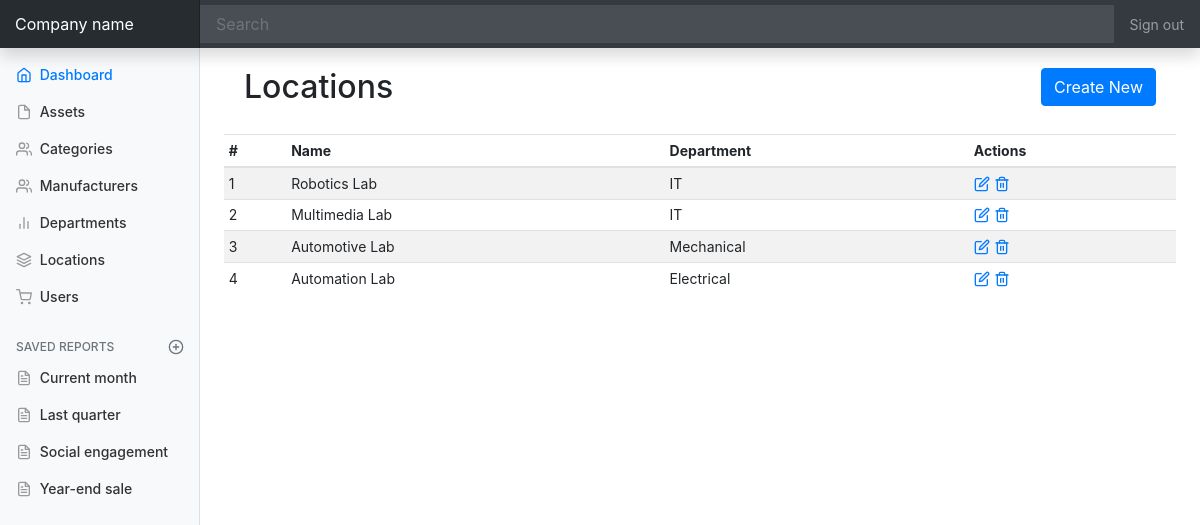
The page /locations on the database as committed earlier.
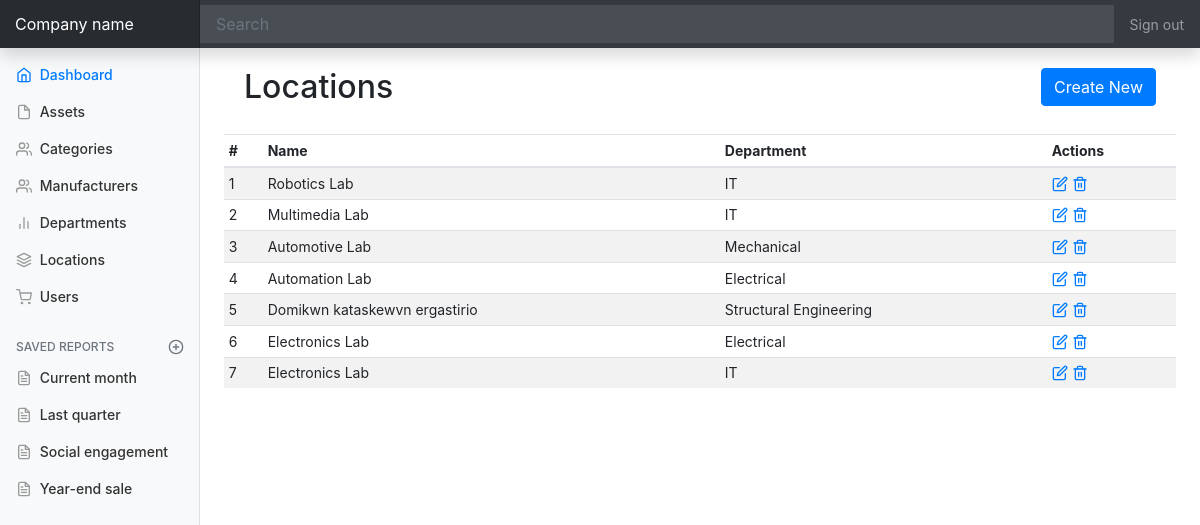
The same page on the database as committed later.
### app/models.py (models this page shows, shortened)
class Location(db.Model):
	id = db.Column(db.Integer, primary_key=True)
	name = db.Column(db.String(64))
	department_id = db.Column(db.Integer, db.ForeignKey('department.id'))
	assets = db.relationship('Asset', backref="location")

class Department(db.Model):
	id = db.Column(db.Integer, primary_key=True)
	name = db.Column(db.String(64), unique=True)
	locations = db.relationship('Location', backref="department")

### app/routes.py (the view)
@app.route('/locations')
def locations():
	locations = Location.query.all()
	return render_template('locations.html', title='Locations', locations=locations)

### app/templates/locations.html
{% extends "base.html" %}
{% block content %}
  <section style="padding:20px;">
    <h2 style="display:inline-flex;">Locations</h2>
    <a class="btn btn-primary float-right" href="locations/create">Create New</a>
  </section>
  <div class="table-responsive">
    <table class="table table-striped table-sm">
      <thead>
        <tr>
          <th>#</th>
          <th>Name</th>
          <th>Department</th>
          <th>Actions</th>
        </tr>
      </thead>
      <tbody>
      	{% for location in locations %}
        <tr>
          <td>{{ location.id }}</td>
          <td>{{ location.name }}</td>
          <td>{{ location.department.name }}</td>
          <td>
            <a href="#"><span data-feather="edit"></span></a>
            <a href="#"><span data-feather="trash-2"></span></a>
          </td>
        </tr>
        {% endfor %}
      </tbody>
    </table>
  </div>
{% endblock %}

### app/templates/base.html (shortened to what this page needs)
<!doctype html>
<html lang="en">
  <head>
    <link rel="stylesheet" href="https://stackpath.bootstrapcdn.com/bootstrap/4.1.3/css/bootstrap.min.css">
    <link href="{{ url_for('static', filename='dashboard.css') }}" rel="stylesheet">
  </head>
  <body>
    <nav class="navbar navbar-dark fixed-top bg-dark flex-md-nowrap p-0 shadow">
      <a class="navbar-brand col-sm-3 col-md-2 mr-0" href="{{ url_for('index')}}">Company name</a>
      <input class="form-control form-control-dark w-100" type="text" placeholder="Search" aria-label="Search">
      <ul class="navbar-nav px-3">
        <li class="nav-item text-nowrap">
          <a class="nav-link" href="#">Sign out</a>
        </li>
      </ul>
    </nav>
    <div class="container-fluid">
      <div class="row">
        <nav class="col-md-2 d-none d-md-block bg-light sidebar">
          <div class="sidebar-sticky">
            <ul class="nav flex-column">
              <li class="nav-item">
                <a class="nav-link active" href="#">
                  <span data-feather="home"></span>
                  Dashboard <span class="sr-only">(current)</span>
                </a>
              </li>
              <li class="nav-item">
                <a class="nav-link" href="{{ url_for('assets') }}">
                  <span data-feather="file"></span>
                  Assets
                </a>
              </li>
              <li class="nav-item">
                <a class="nav-link" href="{{ url_for('categories') }}">
                  <span data-feather="users"></span>
                  Categories
                </a>
              </li>
              <li class="nav-item">
                <a class="nav-link" href="{{ url_for('manufacturers') }}">
                  <span data-feather="users"></span>
                  Manufacturers
                </a>
              </li>
              <li class="nav-item">
                <a class="nav-link" href="{{ url_for('departments') }}">
                  <span data-feather="bar-chart-2"></span>
                  Departments
                </a>
              </li>
              <li class="nav-item">
                <a class="nav-link" href="{{ url_for('locations') }}">
                  <span data-feather="layers"></span>
                  Locations
                </a>
              </li>
              <li class="nav-item">
                <a class="nav-link" href="{{ url_for('users') }}">
                  <span data-feather="shopping-cart"></span>
                  Users
                </a>
            </li>
            </ul>
            <h6 class="sidebar-heading d-flex justify-content-between align-items-center px-3 mt-4 mb-1 text-muted">
              <span>Saved reports</span>
              <a class="d-flex align-items-center text-muted" href="#">
                <span data-feather="plus-circle"></span>
              </a>
            </h6>
            <ul class="nav flex-column mb-2">
              <li class="nav-item">
                <a class="nav-link" href="#">
                  <span data-feather="file-text"></span>
                  Current month
                </a>
              </li>
              <li class="nav-item">
                <a class="nav-link" href="#">
                  <span data-feather="file-text"></span>
                  Last quarter
                </a>
              </li>
              <li class="nav-item">
                <a class="nav-link" href="#">
                  <span data-feather="file-text"></span>
                  Social engagement
                </a>
              </li>
              <li class="nav-item">
                <a class="nav-link" href="#">
                  <span data-feather="file-text"></span>
                  Year-end sale
                </a>
              </li>
            </ul>
          </div>
        </nav>
        <main role="main" class="col-md-9 ml-sm-auto col-lg-10 px-4">
        {% block content %}{% endblock %}
        </main>
      </div>
    </div>
  </body>
</html>

### app/static/dashboard.css (style rules this page uses)
body { font-size: .875rem; }
.feather { width: 16px; height: 16px; vertical-align: text-bottom; }
.sidebar { position: fixed; top: 0; bottom: 0; left: 0; z-index: 100; padding: 48px 0 0; box-shadow: inset -1px 0 0 rgba(0, 0, 0, .1); }
.sidebar-sticky { position: relative; top: 0; height: calc(100vh - 48px); padding-top: .5rem; overflow-x: hidden; overflow-y: auto; }
.sidebar .nav-link { font-weight: 500; color: #333; }
.sidebar .nav-link .feather { margin-right: 4px; color: #999; }
.sidebar .nav-link.active { color: #007bff; }
.sidebar .nav-link:hover .feather, .sidebar .nav-link.active .feather { color: inherit; }
.sidebar-heading { font-size: .75rem; text-transform: uppercase; }
[role="main"] { padding-top: 48px; }
.navbar-brand { padding-top: .75rem; padding-bottom: .75rem; font-size: 1rem; background-color: rgba(0, 0, 0, .25); box-shadow: inset -1px 0 0 rgba(0, 0, 0, .25); }
.navbar .form-control { padding: .75rem 1rem; border-width: 0; border-radius: 0; }
.form-control-dark { color: #fff; background-color: rgba(255, 255, 255, .1); border-color: rgba(255, 255, 255, .1); }

Rows that differ between the two databases and show on the page:
added Location: id "5", name "Domikwn kataskewvn ergastirio", department.name "Structural Engineering"
added Location: id "6", name "Electronics Lab", department.name "Electrical"
added Location: id "7", name "Electronics Lab", department.name "IT"
